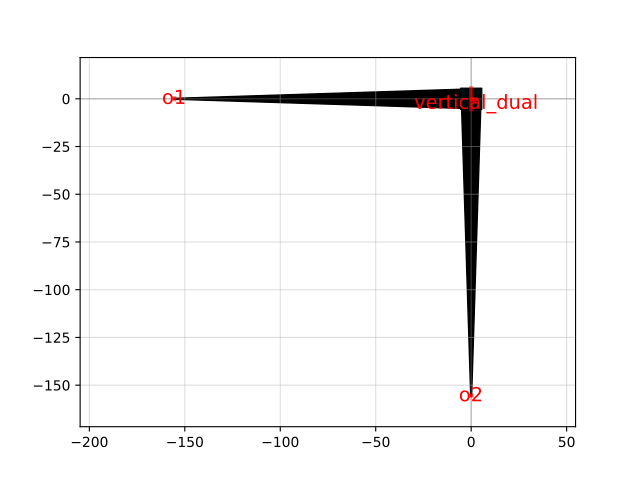

Write Python code to recreate this figure.
import gdsfactory as gf

c = gf.components.grating_coupler_dual_pol(period_x=0.58, period_y=0.58, x_span=11, y_span=11, length_taper=150.0, width_taper=10.0, polarization='dual', wavelength=1.55, base_layer='WG', cross_section='strip', fiber_marker_layer='TE')
c.plot()
